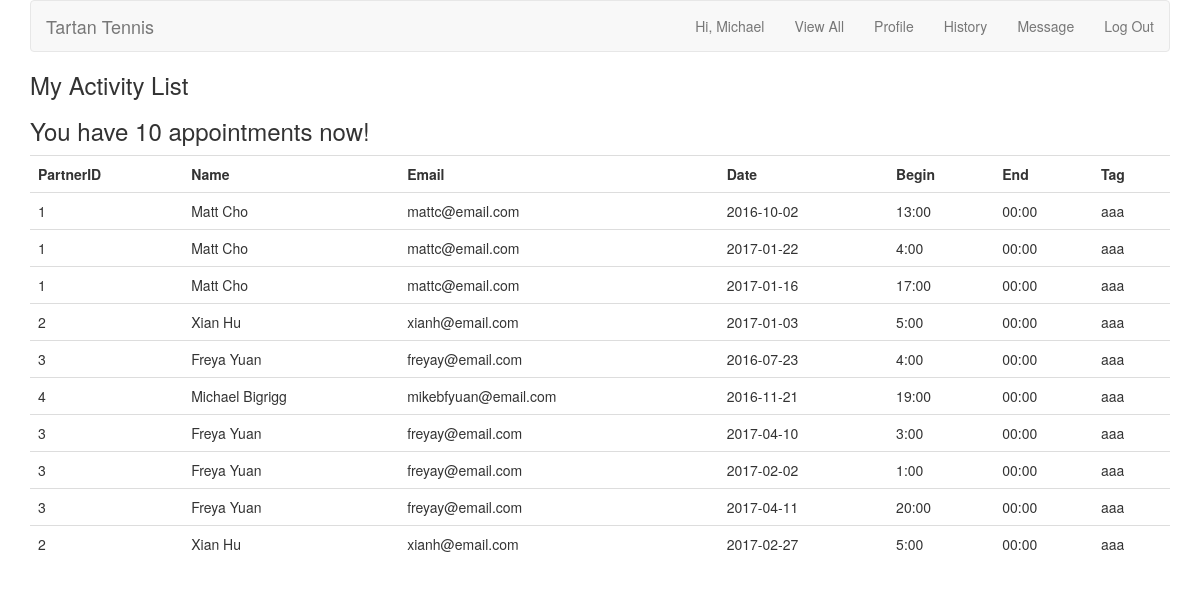
/activities.php (signed in), run on the app's committed database.
### tables this page shows
CREATE TABLE `appointments` (
  `appointment_id` int(10) UNSIGNED NOT NULL PRIMARY KEY AUTO_INCREMENT,
  `poster_id` int(10) UNSIGNED NOT NULL,
  `responder_id` int(10) UNSIGNED NOT NULL,
  `time_id` int(11) UNSIGNED NOT NULL,
  `message_id` int(11) UNSIGNED NOT NULL,
  `is_accepted` boolean DEFAULT FALSE
);

CREATE TABLE `users` (
  `user_id` int(10) UNSIGNED NOT NULL PRIMARY KEY AUTO_INCREMENT,
  `first_name` varchar(20) NOT NULL,
  `last_name` varchar(20) NOT NULL,
  `username` varchar(20) NOT NULL,
  `email` varchar(50) NOT NULL,
  `pass` char(40) NOT NULL,
  `created_at` timestamp NOT NULL DEFAULT CURRENT_TIMESTAMP,
  `updated_at` timestamp NOT NULL DEFAULT CURRENT_TIMESTAMP ON UPDATE CURRENT_TIMESTAMP
);

CREATE TABLE `times` (
  `time_id` int(11) NOT NULL PRIMARY KEY AUTO_INCREMENT,
  `begins_date` varchar(20) NOT NULL,
  `begins_time` varchar(20) NOT NULL,
  `ends_time` varchar(20) NOT NULL,
  `tag` tinytext NOT NULL,
  `user_id` int(11) NOT NULL,
  `created_at` timestamp NOT NULL DEFAULT CURRENT_TIMESTAMP,
  FULLTEXT (begins_date, begins_time, ends_time, tag)
);

### activities.php (the view, shortened to what this page needs)
<?php
include ('includes/header.php');
if (isset($_COOKIE['first_name']) AND isset($_COOKIE['user_id'])) {
echo '<h3> My Activity List </h3> ';
$all="SELECT *
		FROM appointments INNER JOIN times
		USING (time_id)
		WHERE (poster_id = {$_COOKIE['user_id']} OR responder_id = {$_COOKIE['user_id']}) AND (begins_date<CURRENT_TIMESTAMP)";
$ra = mysqli_query($dbc, $all);
$num_activities = mysqli_num_rows($ra);
if ($num_activities > 0) {
	echo '<h3>You have ' . $num_activities . ' appointments now! </h3>';
					echo '<table class="table">
							<tr>
								<th>PartnerID</th>
								<th>Name</th>
								<th>Email</th>
								<th>Date</th>
								<th>Begin</th>
								<th>End</th>
								<th>Tag</th>
							</tr>';
					while ($row = mysqli_fetch_array($ra)) {
							$q = "SELECT first_name, last_name, email FROM users WHERE user_id = {$row['poster_id']}";
					        $q2 = "SELECT first_name, last_name, email FROM users WHERE user_id = {$row['responder_id']}";
					        $r = mysqli_query($dbc, $q);
					        $r2 = mysqli_query($dbc, $q2);
					        $subr = mysqli_fetch_array($r);
					        $subr2 = mysqli_fetch_array($r2);
						if($row['poster_id'] == $_COOKIE['user_id']){
						echo
						'<tr>
							<td>' . $row['responder_id'] . '</td>
							<td>' . $subr2['first_name'] . ' ' . $subr2['last_name'] . '</td>
							<td>' . $subr2['email'] . '</td>
							<td>' . $row['begins_date'] . '</td>
							<td>' . $row['begins_time'] . '</td>
							<td>' . $row['ends_time'] . '</td>
							<td>' . $row['tag'] . '</td>
						</tr>';
						}else{
						echo
						'<tr>
							<td>' . $row['poster_id'] . '</td>
							<td>' . $subr['first_name'] . ' ' . $subr['last_name'] . '</td>
							<td>' . $subr['email'] . '</td>
							<td>' . $row['begins_date'] . '</td>
							<td>' . $row['begins_time'] . '</td>
							<td>' . $row['ends_time'] . '</td>
							<td>' . $row['tag'] . '</td>
						</tr>';
						}
					}
					echo '</table>';
				} else {
					echo '<h3>You have no activities now.</h3>';
					echo '<h4>Wanna see more users?</h4>';
					echo '<a class="btn btn-primary btn-sm" href="alltime.php">Go and see</a></h3>';
				}
}else
{
        echo 'You must be logged to access this page.';
}
?>

### includes/header.php (shortened to what this page needs)
<!DOCTYPE html>
<html>
<head>
	<link rel="stylesheet" href="bower_components/bootstrap/dist/css/bootstrap.min.css">
	<link rel="stylesheet" href="includes/styles.css">
</head>
<body>
<div class="container">
<nav class="navbar navbar-default">
  <div class="container-fluid">
    <div class="navbar-header">
      <a class="navbar-brand" href="index.php">Tartan Tennis</a>
    </div>
    <ul class="nav navbar-nav navbar-right">
<?php
require('mysqli_connect.php');
$is_loggedin = isset($_COOKIE['first_name']) AND isset($_COOKIE['user_id']);
if (isset($_COOKIE['first_name'])) {
	$fn = $_COOKIE['first_name'];
	$user_id = $_COOKIE['user_id'];
}
if ($is_loggedin) {
	echo "<li><a href='index.php'>Hi, " . $fn . "</a></li>";
	echo '<li><a href="alltime.php">View All</a></li> ';
	echo '<li><a href="dashboard.php?profile_id=' . $user_id . '">Profile</a></li> ';
	echo "<li><a href='activities.php'>History</a></li>";
	$q = "SELECT message_id FROM messages WHERE receiver_id='$user_id' AND is_read = 0";
	$r = @mysqli_query($dbc, $q);
	$num = mysqli_num_rows($r);
	if($num > 0) {
		echo "<li><a href='message.php'>New Message ($num)</a></li>";
	} else {
		echo "<li><a href='message.php'>Message</a></li>";
	}
	echo "<li><a href='logout.php'>Log Out</a></li>";
} else {
	echo "<li><a href='register.php'>Sign Up</a></li><li><a href='login.php'>Log In</a></li>";
}
?>
    </ul>
  </div>
</nav>

### data on the page
appointments: responder "1", users.first_name "Matt", users.last_name "Cho", users.email "mattc@email.com", time.begins_date "2016-10-02", time.begins_time "13:00", time.ends_time "00:00", time.tag "aaa"
appointments: poster "1", users.first_name "Matt", users.last_name "Cho", users.email "mattc@email.com", time.begins_date "2017-01-22", time.begins_time "4:00", time.ends_time "00:00", time.tag "aaa"
appointments: poster "1", users.first_name "Matt", users.last_name "Cho", users.email "mattc@email.com", time.begins_date "2017-01-16", time.begins_time "17:00", time.ends_time "00:00", time.tag "aaa"
appointments: poster "2", users.first_name "Xian", users.last_name "Hu", users.email "xianh@email.com", time.begins_date "2017-01-03", time.begins_time "5:00", time.ends_time "00:00", time.tag "aaa"
appointments: responder "3", users.first_name "Freya", users.last_name "Yuan", users.email "freyay@email.com", time.begins_date "2016-07-23", time.begins_time "4:00", time.ends_time "00:00", time.tag "aaa"
appointments: responder "4", users.first_name "Michael", users.last_name "Bigrigg", users.email "mikebfyuan@email.com", time.begins_date "2016-11-21", time.begins_time "19:00", time.ends_time "00:00", time.tag "aaa"
appointments: poster "3", users.first_name "Freya", users.last_name "Yuan", users.email "freyay@email.com", time.begins_date "2017-04-10", time.begins_time "3:00", time.ends_time "00:00", time.tag "aaa"
appointments: responder "3", users.first_name "Freya", users.last_name "Yuan", users.email "freyay@email.com", time.begins_date "2017-02-02", time.begins_time "1:00", time.ends_time "00:00", time.tag "aaa"
appointments: poster "3", users.first_name "Freya", users.last_name "Yuan", users.email "freyay@email.com", time.begins_date "2017-04-11", time.begins_time "20:00", time.ends_time "00:00", time.tag "aaa"
appointments: poster "2", users.first_name "Xian", users.last_name "Hu", users.email "xianh@email.com", time.begins_date "2017-02-27", time.begins_time "5:00", time.ends_time "00:00", time.tag "aaa"

### other printed values
$fn "Michael"
$num_activities "10"
